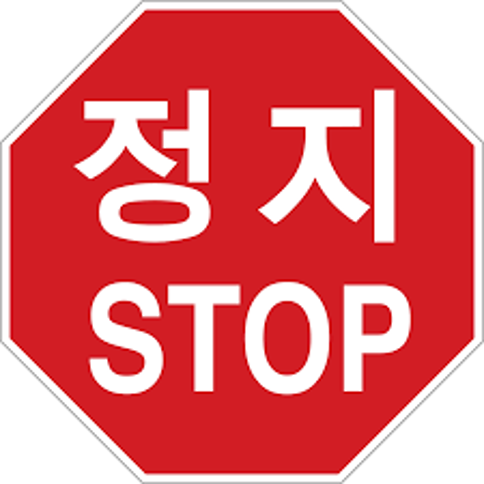
#> input picture Prac/Python/AI&OpenCV/1231/ocr3.png, 484 x 484 px, found by its file name
$ python '실습_01.py'
#> lines starting #> are read from the running program, lines starting #| are printed output that depends on the picture; after the words box and inside, x2 and y2 are one past the last pixel; in counts of white or black regions, pixels touching at a corner belong together
from pytesseract import pytesseract as pyt
import cv2

# 1. 이미지 불러오기
img = cv2.imread('Prac/Python/AI&OpenCV/1231/ocr3.png')
#> img is the input picture: shape (484, 484, 3); mean B, G, R 118.3, 114.1, 226

h, w = img.shape[:2]
#> h = 484; w = 484

# ROI 직접 지정 ()
# STOP 글자 영역 (예시)
# roi = gray[0:484, 0:484]
roi = img[int(h*0.55):int(h*0.95), int(w*0.10):int(w*0.90)]
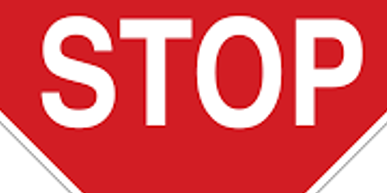
#> roi: shape (193, 387, 3); mean B, G, R 102.2, 97.5, 223.2

gray = cv2.cvtColor(roi, cv2.COLOR_BGR2GRAY)
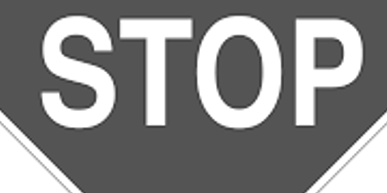
#> gray: shape (193, 387); min 61, max 255, mean 135.7

# 이진화 (반전 - 흰 글씨를 검은색으로)
_, roi_bin = cv2.threshold(
    gray, 0, 255, cv2.THRESH_BINARY_INV + cv2.THRESH_OTSU
)
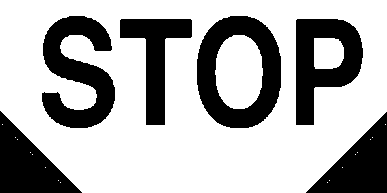
#> roi_bin: shape (193, 387); 68.9% white; 6 black regions, box (x1, y1, x2, y2) and area: (197, 16, 281, 128) 4901, (42, 16, 115, 128) 4564, (296, 19, 363, 125) 4017, (0, 111, 82, 193) 3395, (306, 112, 387, 193) 3313, (120, 19, 192, 125) 3020

pyt.tesseract_cmd = r"C:\Program Files\Tesseract-OCR\tesseract.exe"

# OCR 실행 (단어 인식 모드)
#> (the run stopped early here; a loop or call above may not have finished)

$ run again, with Prac/Python/AI&OpenCV/1231/ocr1.png copied over Prac/Python/AI&OpenCV/1231/ocr3.png
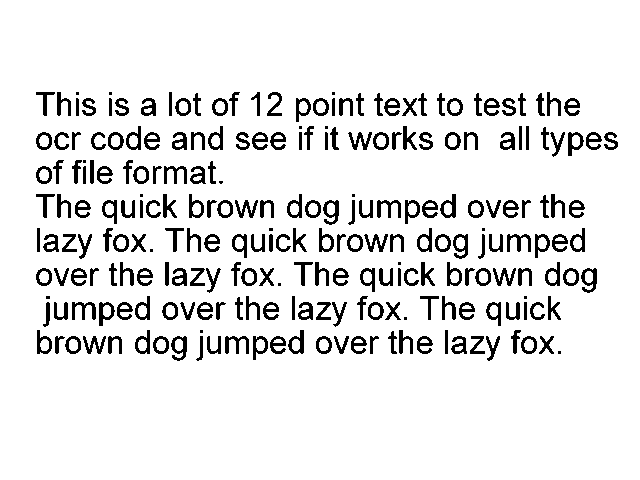
#> input picture Prac/Python/AI&OpenCV/1231/ocr1.png, 640 x 480 px, found by its file name
#> img is the input picture: shape (480, 640, 3); 90.5% white; 239 black regions (19 under 20 px), largest, box (x1, y1, x2, y2) and area: (72, 302, 96, 320) 207, (377, 200, 401, 218) 206, (225, 336, 249, 354) 206
#> `roi = img[int(h*0.55):int(h*0.95), int(w*0.10):int(w*0.90)]`:
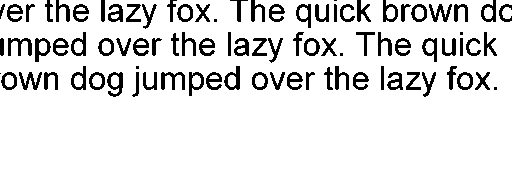
#> roi: shape (192, 512, 3); 89.1% white; 88 black regions (7 under 20 px), largest, box (x1, y1, x2, y2) and area: (8, 38, 32, 56) 207, (161, 72, 185, 90) 206, (107, 72, 123, 97) 205
